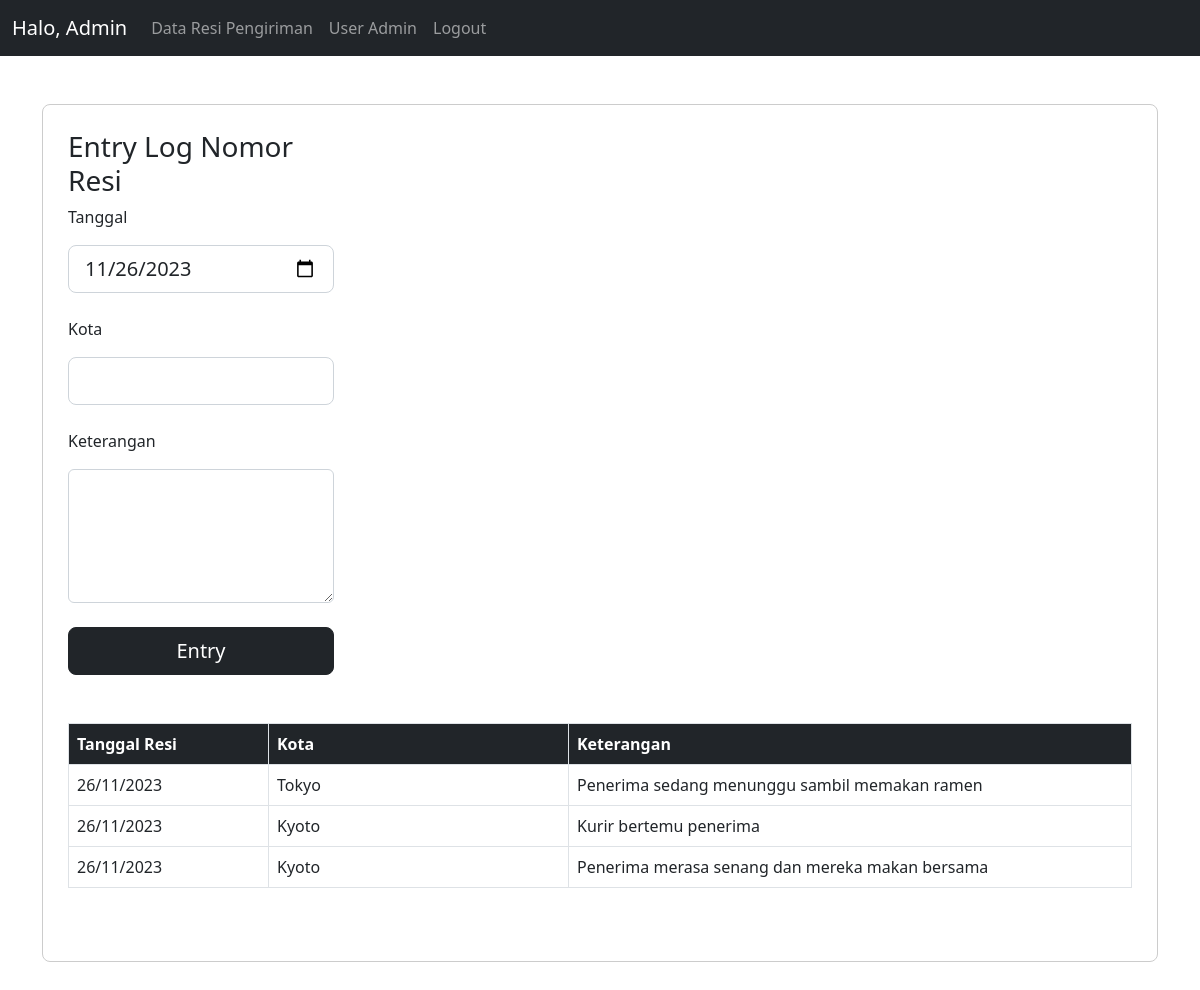
/entry_log.php?id=6 (signed in), run on the app's committed database.
### tables this page shows
CREATE TABLE `transaksi_resi_pengiriman` (
  `id` int(11) NOT NULL,
  `nomor_resi` varchar(50) NOT NULL,
  `tanggal_resi` date NOT NULL
);

CREATE TABLE `detail_log_pengiriman` (
  `id` int(11) NOT NULL,
  `nomor_resi` varchar(20) NOT NULL,
  `tanggal` date NOT NULL,
  `kota` varchar(20) NOT NULL,
  `keterangan` varchar(250) NOT NULL
);

### entry_log.php (the view, shortened to what this page needs)
<?php
include 'connect.php' ;
$id = $_GET['id'];
$check_data = "SELECT * FROM `transaksi_resi_pengiriman` WHERE id = ?";
$check_data = $connect->prepare($check_data);
$check_data->execute([$id]);
$fetch_data = $check_data->fetch();
?>
<!DOCTYPE html>
<html lang="en">
    <head>
        <link href="https://cdn.jsdelivr.net/npm/bootstrap@5.2.3/dist/css/bootstrap.min.css" rel="stylesheet">
    </head>
    <body>
        <nav class="navbar navbar-expand-lg navbar-dark bg-dark">
            <div class="container-fluid">
                <a class="navbar-brand" href="#">Halo, Admin</a>
                <div class="collapse navbar-collapse" id="navbarSupportedContent">
                    <ul class="navbar-nav me-auto mb-2 mb-lg-0">
                        <li class="nav-item">
                            <a class="nav-link" href="admin.php">Data Resi Pengiriman</a>
                        </li>
                        <li class="nav-item">
                            <a class="nav-link" href="user.php">User Admin</a>
                        </li>
                        <li class="nav-item">
                            <a class="nav-link" href="logout.php">Logout</a>
                        </li>
                    </ul>
                </div>
            </div>
        </nav>
        <div class="container">
            <div class="content-web my-5">
                <div class="col-md-3">
                    <form method="post">
                        <h3>Entry Log Nomor Resi</h3>
                        <p>Tanggal</p>
                        <input type="date" name="tanggal" class="form-control form-control-lg" value="<?=$fetch_data['tanggal_resi']?>"><br/>
                        <p>Kota</p>
                        <input type="text" name="kota" class="form-control form-control-lg"><br/>
                        <p>Keterangan</p>
                        <textarea class="form-control" rows="5" name="keterangan"></textarea><br/>
                        <div class="d-grid gap-2">
                            <button name="tambah" class="btn btn-dark btn-lg">Entry</button>
                        </div>
                    </form>
                </div>
                <table class="table my-5 table-bordered">
                    <thead class="bg-dark text-white">
                        <tr>
                            <th scope="col" width="200">Tanggal Resi</th>
                            <th scope="col" width="300">Kota</th>
                            <th scope="col">Keterangan</th>
                        </tr>
                    </thead>
                    <tbody>
                        <?php
                        $check_list = "SELECT * FROM `detail_log_pengiriman` WHERE nomor_resi = ?";
                        $check_list = $connect->prepare($check_list);
                        $check_list->execute([$fetch_data['nomor_resi']]);
                        if ($check_list->rowCount() > 0):
                            while($data = $check_list->fetch(PDO::FETCH_ASSOC)): ?>
                                <tr>
                                    <td><?=date('d/m/Y', strtotime($data['tanggal']))?></td>
                                    <td><?=$data['kota']?></td>
                                    <td><?=$data['keterangan']?></td>
                                </tr>
                            <?php endwhile ?>
                        <?php endif ?>
                    </tbody>
                </table>
            </div>
        </div>
    </body>
</html>

### entry_log.php (style rules this page uses)
.content-web { padding: 25px; border: 1px solid #ccc; border-radius: 8px; }

### data on the page
transaksi_resi_pengiriman: tanggal "11/26/2023"
detail_log_pengiriman: tanggal "26/11/2023", kota "Tokyo", keterangan "Penerima sedang menunggu sambil memakan ramen"
detail_log_pengiriman: tanggal "26/11/2023", kota "Kyoto", keterangan "Kurir bertemu penerima"
detail_log_pengiriman: tanggal "26/11/2023", kota "Kyoto", keterangan "Penerima merasa senang dan mereka makan bersama"
